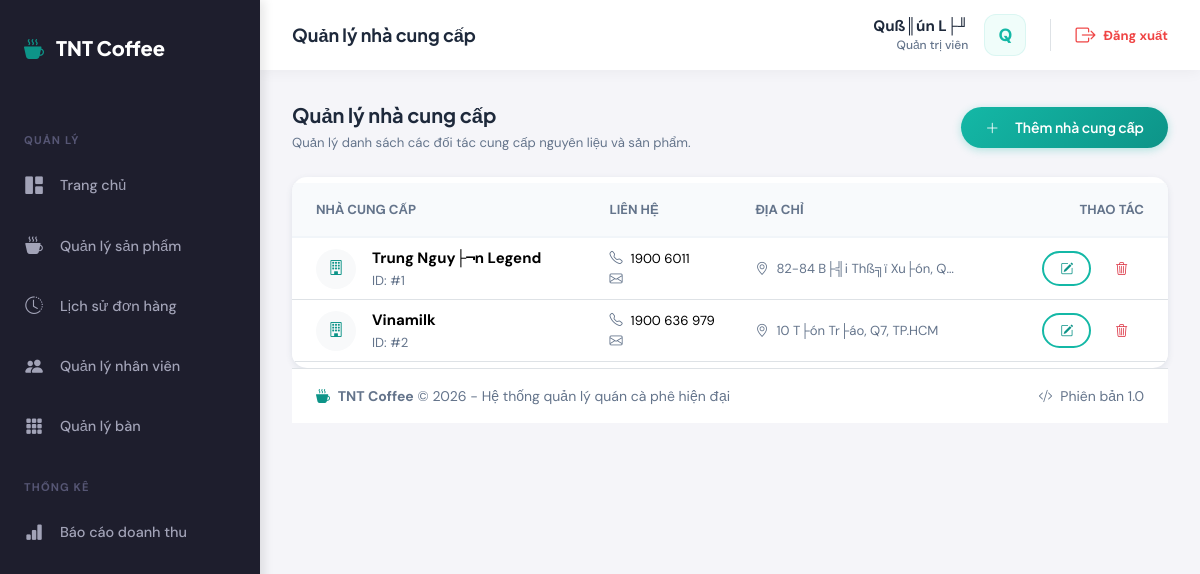
The app's page /admin/suppliers/index.php (signed in) with its own data.
### tables this page shows
CREATE TABLE `suppliers` (
  `id` int(11) NOT NULL AUTO_INCREMENT,
  `name` varchar(100) NOT NULL,
  `phone` varchar(20) DEFAULT NULL,
  `email` varchar(100) DEFAULT NULL,
  `address` text DEFAULT NULL,
  `created_at` timestamp NULL DEFAULT current_timestamp(),
  `updated_at` timestamp NULL DEFAULT current_timestamp() ON UPDATE current_timestamp(),
  PRIMARY KEY (`id`),
  KEY `idx_name` (`name`)
);

### config/database.php (called while the page is built, shortened)
<?php
function executeQuery($pdo, $sql, $params = []) {
    try {
        $stmt = $pdo->prepare($sql);
        $stmt->execute($params);
        return $stmt;
    } catch (PDOException $e) {
        error_log("Query Error: " . $e->getMessage());
        throw $e;
    }
}
function fetchAll($pdo, $sql, $params = []) {
    $stmt = executeQuery($pdo, $sql, $params);
    return $stmt->fetchAll();
}

### admin/suppliers/index.php (the view, shortened to what this page needs)
<?php
require_once dirname(dirname(__DIR__)) . '/config/database.php';
try {
    $sql = "SELECT id, name, phone, address, created_at
            FROM suppliers
            ORDER BY name ASC";
    $suppliers = fetchAll($pdo, $sql);
} catch (PDOException $e) {
    error_log("Supplier List Error: " . $e->getMessage());
    $suppliers = [];
    setMessage('danger', 'Có lỗi khi tải danh sách nhà cung cấp.');
}
require_once dirname(dirname(__DIR__)) . '/includes/header.php';
?>
<div class="row mb-4">
    <div class="col-12">
        <div class="d-flex justify-content-between align-items-center">
            <div>
                <h4 class="fw-bold mb-1">Quản lý nhà cung cấp</h4>
                <p class="text-muted small mb-0">Quản lý danh sách các đối tác cung cấp nguyên liệu và sản phẩm.</p>
            </div>
            <a href="<?php echo BASE_URL; ?>/admin/suppliers/create.php" class="btn btn-primary rounded-pill px-4">
                <i class="bi bi-plus-lg me-2"></i> Thêm nhà cung cấp
            </a>
        </div>
    </div>
</div>
<div class="dash-card p-0 overflow-hidden">
    <div class="table-responsive">
        <table id="suppliersTable" class="table table-hover align-middle mb-0">
            <thead class="bg-light">
                <tr class="small text-uppercase text-muted">
                    <th class="ps-4">Nhà cung cấp</th>
                    <th>Liên hệ</th>
                    <th>Địa chỉ</th>
                    <th class="text-end pe-4">Thao tác</th>
                </tr>
            </thead>
            <tbody>
                <?php foreach ($suppliers as $supplier): ?>
                    <tr>
                        <td class="ps-4">
                            <div class="d-flex align-items-center">
                                <div class="bg-light text-primary rounded-circle d-flex align-items-center justify-content-center me-3" style="width: 40px; height: 40px;">
                                    <i class="bi bi-building"></i>
                                </div>
                                <div>
                                    <div class="fw-bold"><?php echo htmlspecialchars($supplier['name']); ?></div>
                                    <div class="text-muted small">ID: #<?php echo $supplier['id']; ?></div>
                                </div>
                            </div>
                        </td>
                        <td>
                            <div class="small"><i class="bi bi-telephone me-2 text-muted"></i><?php echo htmlspecialchars($supplier['phone']); ?></div>
                            <div class="small"><i class="bi bi-envelope me-2 text-muted"></i><?php echo htmlspecialchars($supplier['email']); ?></div>
                        </td>
                        <td>
                            <div class="text-muted small" style="max-width: 200px; white-space: nowrap; overflow: hidden; text-overflow: ellipsis;">
                                <i class="bi bi-geo-alt me-2"></i><?php echo htmlspecialchars($supplier['address']); ?>
                            </div>
                        </td>
                        <td class="text-end pe-4">
                            <div class="d-flex justify-content-end gap-2">
                                <a href="<?php echo BASE_URL; ?>/admin/suppliers/edit.php?id=<?php echo $supplier['id']; ?>"
                                   class="btn btn-sm btn-outline-primary rounded-pill px-3">
                                    <i class="bi bi-pencil-square"></i>
                                </a>
                                <a href="<?php echo BASE_URL; ?>/admin/suppliers/delete.php?id=<?php echo $supplier['id']; ?>"
                                   class="btn btn-sm btn-outline-danger rounded-pill px-3"
                                   onclick="return confirm('Bạn có chắc chắn muốn xóa nhà cung cấp này?');">
                                    <i class="bi bi-trash3"></i>
                                </a>
                            </div>
                        </td>
                    </tr>
                <?php endforeach; ?>
            </tbody>
        </table>
    </div>
</div>
<link rel="stylesheet" href="https://cdn.datatables.net/1.13.7/css/dataTables.bootstrap5.min.css">
<?php require_once dirname(dirname(__DIR__)) . '/includes/footer.php'; ?>

### assets/css/style.css (style rules this page uses)
:root { --primary-50: #f0fdfa; --primary-100: #ccfbf1; --primary-200: #99f6e4; --primary-300: #5eead4; --primary-400: #2dd4bf; --primary-500: #14b8a6; --primary-600: #0d9488; --primary-700: #0f766e; --primary-800: #115e59; --primary-900: #134e4a; --accent-400: #fb923c; --accent-500: #f97316; --accent-600: #ea580c; --gray-50: #f8fafc; --gray-100: #f1f5f9; --gray-200: #e2e8f0; --gray-300: #cbd5e1; --gray-400: #94a3b8; --gray-500: #64748b; --gray-600: #475569; --gray-700: #334155; --gray-800: #1e293b; --gray-900: #0f172a; --success: #22c55e; --warning: #eab308; --danger: #ef4444; --info: #3b82f6; --font-display: 'Plus Jakarta Sans', sans-serif; --font-body: 'DM Sans', sans-serif; --shadow-sm: 0 1px 2px 0 rgb(0 0 0 / 0.05); --shadow: 0 1px 3px 0 rgb(0 0 0 / 0.1), 0 1px 2px -1px rgb(0 0 0 / 0.1); --shadow-md: 0 4px 6px -1px rgb(0 0 0 / 0.1), 0 2px 4px -2px rgb(0 0 0 / 0.1); --shadow-lg: 0 10px 15px -3px rgb(0 0 0 / 0.1), 0 4px 6px -4px rgb(0 0 0 / 0.1); --shadow-xl: 0 20px 25px -5px rgb(0 0 0 / 0.1), 0 8px 10px -6px rgb(0 0 0 / 0.1); --radius-sm: 0.375rem; --radius: 0.5rem; --radius-md: 0.75rem; --radius-lg: 1rem; --radius-xl: 1.5rem; --radius-full: 9999px; --transition-fast: 150ms cubic-bezier(0.4, 0, 0.2, 1); --transition: 200ms cubic-bezier(0.4, 0, 0.2, 1); --transition-slow: 300ms cubic-bezier(0.4, 0, 0.2, 1); }
*, *::before, *::after { box-sizing: border-box; margin: 0; padding: 0; }
html { scroll-behavior: smooth; }
body { font-family: var(--font-body); font-size: 15px; line-height: 1.6; color: var(--gray-700); background: linear-gradient(135deg, var(--gray-50) 0%, var(--primary-50) 100%); min-height: 100vh; -webkit-font-smoothing: antialiased; -moz-osx-font-smoothing: grayscale; }
h1, h2, h3, h4, h5, h6 { font-family: var(--font-display); font-weight: 700; color: var(--gray-800); line-height: 1.3; }
h4 { font-size: 1.25rem; }
:root { --sidebar-width: 260px; --sidebar-bg: #1e1e2d; --sidebar-color: #a2a3b7; --sidebar-active-bg: #1b1b28; --sidebar-active-color: #ffffff; --content-bg: #f5f5f9; --topbar-height: 70px; }
.dash-card { background: white; border-radius: 15px; padding: 1.5rem; border: none; box-shadow: 0 2px 6px 0 rgba(67, 89, 113, 0.12); transition: transform 0.2s; height: 100%; }
.btn { font-family: var(--font-display); font-weight: 600; font-size: 0.875rem; padding: 0.625rem 1.25rem; border-radius: var(--radius); transition: var(--transition); display: inline-flex; align-items: center; gap: 0.5rem; border: none; cursor: pointer; }
.btn-primary { background: linear-gradient(135deg, var(--primary-500), var(--primary-600)); color: white; box-shadow: 0 2px 8px rgba(20, 184, 166, 0.3); }
.btn-outline-primary { background: transparent; color: var(--primary-600); border: 2px solid var(--primary-500); }
.btn-sm { padding: 0.375rem 0.875rem; font-size: 0.8rem; }
.text-primary { color: var(--primary-600) !important; }
.text-muted { color: var(--gray-500) !important; }
.fw-bold { font-weight: 700 !important; }

### includes/header.php (style rules this page uses)
.dash-card { background: white; border-radius: 15px; padding: 1.5rem; box-shadow: 0 2px 6px rgba(67, 89, 113, 0.12); height: 100%; border: none; }

### admin/suppliers/index.php (style rules this page uses)
.table thead th { background-color: #f8fafc; border-bottom: 2px solid #f1f5f9; font-weight: 700; color: #64748b; padding-top: 1rem; padding-bottom: 1rem; }

### records on screen
suppliers: name "Trung Nguy├¬n Legend", id "1", phone "1900 6011", address "82-84 B├╣i Thß╗ï Xu├ón, Q…"
suppliers: name "Vinamilk", id "2", phone "1900 636 979", address "10 T├ón Tr├áo, Q7, TP.HCM"

### other values on screen
$pageTitle "Quản lý nhà cung cấp"
$userName "Quß║ún L├╜"
$userInitial "Q"
